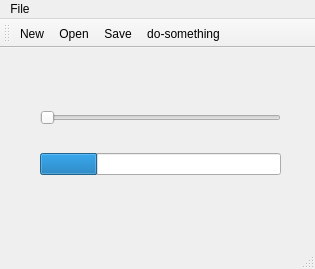
<?xml version="1.0" encoding="UTF-8"?>
<ui version="4.0">
 <class>MainWindow</class>
 <widget class="QMainWindow" name="MainWindow">
  <property name="geometry">
   <rect>
    <x>0</x>
    <y>0</y>
    <width>315</width>
    <height>269</height>
   </rect>
  </property>
  <property name="windowTitle">
   <string>MainWindow</string>
  </property>
  <widget class="QWidget" name="centralwidget">
   <widget class="QWidget" name="layoutWidget">
    <property name="geometry">
     <rect>
      <x>40</x>
      <y>40</y>
      <width>241</width>
      <height>111</height>
     </rect>
    </property>
    <layout class="QVBoxLayout" name="verticalLayout">
     <item>
      <widget class="QSlider" name="horizontalSlider">
       <property name="orientation">
        <enum>Qt::Horizontal</enum>
       </property>
      </widget>
     </item>
     <item>
      <widget class="QProgressBar" name="progressBar">
       <property name="value">
        <number>24</number>
       </property>
       <property name="textVisible">
        <bool>false</bool>
       </property>
      </widget>
     </item>
    </layout>
   </widget>
  </widget>
  <widget class="QMenuBar" name="menubar">
   <property name="geometry">
    <rect>
     <x>0</x>
     <y>0</y>
     <width>315</width>
     <height>21</height>
    </rect>
   </property>
   <widget class="QMenu" name="menuFile">
    <property name="title">
     <string>File</string>
    </property>
    <addaction name="actionNew"/>
    <addaction name="actionOpen"/>
    <addaction name="actionSave"/>
    <addaction name="actiondo_something"/>
   </widget>
   <addaction name="menuFile"/>
  </widget>
  <widget class="QStatusBar" name="statusbar"/>
  <widget class="QToolBar" name="toolBar">
   <property name="windowTitle">
    <string>toolBar</string>
   </property>
   <attribute name="toolBarArea">
    <enum>TopToolBarArea</enum>
   </attribute>
   <attribute name="toolBarBreak">
    <bool>false</bool>
   </attribute>
   <addaction name="actionNew"/>
   <addaction name="actionOpen"/>
   <addaction name="actionSave"/>
   <addaction name="actiondo_something"/>
  </widget>
  <action name="actionNew">
   <property name="icon">
    <iconset resource="MyRec.qrc">
     <normaloff>:/Images/white-page.png</normaloff>:/Images/white-page.png</iconset>
   </property>
   <property name="text">
    <string>New</string>
   </property>
  </action>
  <action name="actionOpen">
   <property name="icon">
    <iconset resource="MyRec.qrc">
     <normaloff>:/Images/folder.png</normaloff>:/Images/folder.png</iconset>
   </property>
   <property name="text">
    <string>Open</string>
   </property>
  </action>
  <action name="actionSave">
   <property name="icon">
    <iconset resource="MyRec.qrc">
     <normaloff>:/Images/save.png</normaloff>:/Images/save.png</iconset>
   </property>
   <property name="text">
    <string>Save</string>
   </property>
  </action>
  <action name="actiondo_something">
   <property name="icon">
    <iconset resource="MyRec.qrc">
     <normaloff>:/Images/some.png</normaloff>:/Images/some.png</iconset>
   </property>
   <property name="text">
    <string>do-something</string>
   </property>
  </action>
 </widget>
 <resources>
  <include location="MyRec.qrc"/>
 </resources>
 <connections/>
</ui>
